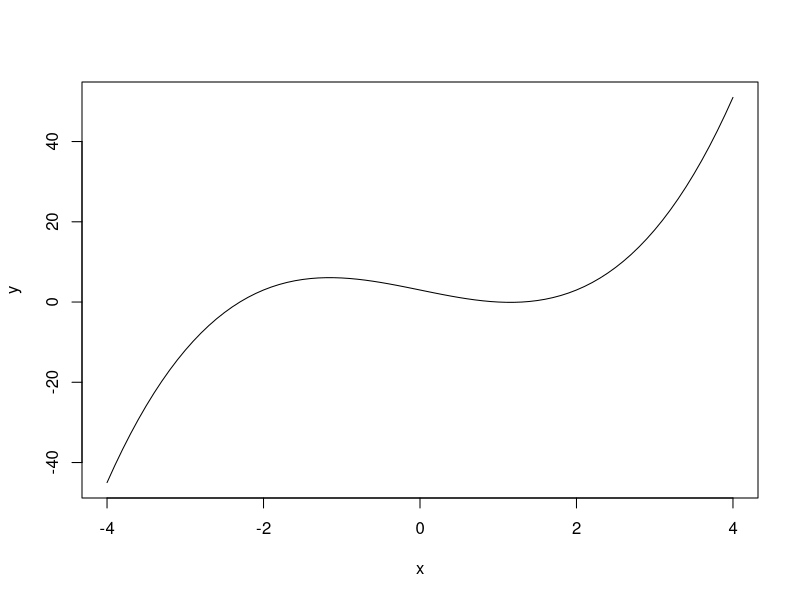

The R script that drew this image:
## ---- chunk 1
knitr::opts_chunk$set(echo = TRUE)
## ---- chunk 2
summary(cars)
## ---- chunk 3
log(5)
## ---- chunk 4
x <- seq(from = -4, to = 4, by = 0.1)
y <- x*(x - 2)*(x + 2) + 3
plot(x, y, type = "l")
